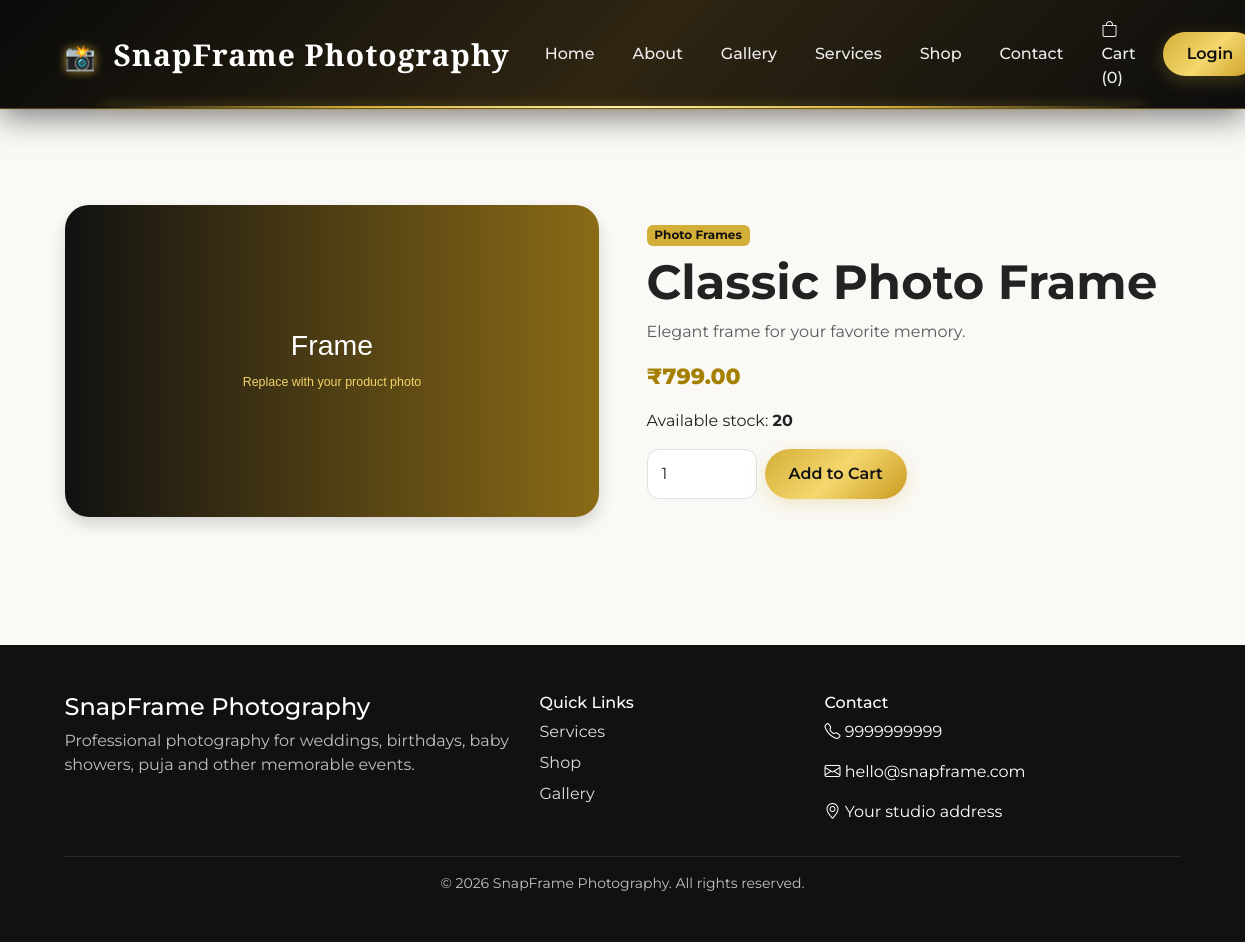
Screenshot of /product.php?id=1 with the database file from the repository.
### tables this page shows
CREATE TABLE IF NOT EXISTS shop_settings (
    id INT PRIMARY KEY,
    shop_name VARCHAR(150),
    photographer_name VARCHAR(150),
    description TEXT,
    phone VARCHAR(20),
    whatsapp VARCHAR(20),
    email VARCHAR(100),
    address TEXT,
    location VARCHAR(255),
    map_url VARCHAR(500),
    about_image VARCHAR(255),
    hero_image VARCHAR(255)
);

CREATE TABLE IF NOT EXISTS products (
    id INT AUTO_INCREMENT PRIMARY KEY,
    name VARCHAR(150) NOT NULL,
    description TEXT,
    price DECIMAL(10,2) NOT NULL DEFAULT 0,
    image VARCHAR(255) DEFAULT '',
    category VARCHAR(100) DEFAULT 'Photo Frames',
    stock INT DEFAULT 0,
    created_at TIMESTAMP DEFAULT CURRENT_TIMESTAMP
);

### config/functions.php (called while the page is built, shortened)
<?php
function e($value) {
    return htmlspecialchars((string)$value, ENT_QUOTES, 'UTF-8');
}
function user_logged_in() {
    return isset($_SESSION['user_id']);
}
function cart_count() {
    return isset($_SESSION['cart']) ? array_sum($_SESSION['cart']) : 0;
}
function get_shop($conn) {
    $result = $conn->query("SELECT * FROM shop_settings WHERE id=1 LIMIT 1");
    return $result ? $result->fetch_assoc() : [];
}
?>

### product.php (the view, shortened to what this page needs)
<?php
require_once "config/db.php";
require_once "config/functions.php";
$id=(int)($_GET['id'] ?? 0);
$stmt=$conn->prepare("SELECT * FROM products WHERE id=? LIMIT 1");
$stmt->bind_param("i",$id);
$stmt->execute();
$product=$stmt->get_result()->fetch_assoc();
require_once "includes/header.php";
require_once "includes/navbar.php";
?>
<section class="section mt-5 pt-5"><div class="container">
<div class="row g-5 align-items-center">
<div class="col-lg-6"><img src="assets/images/products/<?= e($product['image']) ?>" class="img-fluid rounded-xl shadow" alt="<?= e($product['name']) ?>"></div>
<div class="col-lg-6">
<span class="badge badge-gold"><?= e($product['category']) ?></span>
<h1 class="display-5 fw-bold mt-2"><?= e($product['name']) ?></h1>
<p class="text-muted"><?= nl2br(e($product['description'])) ?></p>
<div class="price mb-3">₹<?= number_format((float)$product['price'],2) ?></div>
<p>Available stock: <strong><?= (int)$product['stock'] ?></strong></p>
<?php if((int)$product['stock'] > 0): ?>
<form method="post" action="cart.php" class="d-flex gap-2">
<input type="number" name="quantity" value="1" min="1" max="<?= (int)$product['stock'] ?>" class="form-control" style="max-width:110px">
<button class="btn btn-gold px-4">Add to Cart</button>
</form>
<?php else: ?><div class="alert alert-secondary">Out of stock.</div><?php endif; ?>
</div></div></div></section>
<?php require_once "includes/footer.php"; ?>

### includes/navbar.php (shortened to what this page needs)
<?php $shop = $shop ?? get_shop($conn); ?>
<nav class="navbar navbar-expand-lg navbar-dark fixed-top glass-nav">
    <div class="container">
        <a class="navbar-brand fw-bold" href="index.php">
            <span class="brand-icon">📸</span>
            <?= e($shop['shop_name'] ?? 'SnapFrame') ?>
        </a>
        <div class="collapse navbar-collapse" id="mainNav">
            <ul class="navbar-nav ms-auto align-items-lg-center">
                <li class="nav-item"><a class="nav-link" href="index.php">Home</a></li>
                <li class="nav-item"><a class="nav-link" href="about.php">About</a></li>
                <li class="nav-item"><a class="nav-link" href="gallery.php">Gallery</a></li>
                <li class="nav-item"><a class="nav-link" href="services.php">Services</a></li>
                <li class="nav-item"><a class="nav-link" href="products.php">Shop</a></li>
                <li class="nav-item"><a class="nav-link" href="contact.php">Contact</a></li>
                <li class="nav-item"><a class="nav-link" href="cart.php"><i class="bi bi-bag"></i> Cart (<?= cart_count() ?>)</a></li>
                <?php if (user_logged_in()): ?>
                    <li class="nav-item dropdown">
                        <a class="nav-link dropdown-toggle" data-bs-toggle="dropdown" href="#">
                            <i class="bi bi-person-circle"></i> <?= e($_SESSION['user_name']) ?>
                        </a>
                        <ul class="dropdown-menu dropdown-menu-end">
                            <li><a class="dropdown-item" href="profile.php">My Profile</a></li>
                            <li><a class="dropdown-item" href="my_orders.php">My Orders</a></li>
                            <li><hr class="dropdown-divider"></li>
                            <li><a class="dropdown-item" href="logout.php">Logout</a></li>
                        </ul>
                    </li>
                <?php else: ?>
                    <li class="nav-item"><a class="btn btn-gold ms-lg-2" href="login.php">Login</a></li>
                <?php endif; ?>
            </ul>
        </div>
    </div>
</nav>

### includes/footer.php (shortened to what this page needs)
<footer class="site-footer mt-5">
    <div class="container py-5">
        <div class="row g-4">
            <div class="col-md-5">
                <h4><?= e($shop['shop_name'] ?? 'SnapFrame Photography') ?></h4>
                <p class="text-light opacity-75"><?= e($shop['description'] ?? 'We capture your beautiful moments forever.') ?></p>
            </div>
            <div class="col-md-3">
                <h6>Quick Links</h6>
                <a href="services.php">Services</a>
                <a href="products.php">Shop</a>
                <a href="gallery.php">Gallery</a>
            </div>
            <div class="col-md-4">
                <h6>Contact</h6>
                <p><i class="bi bi-telephone"></i> <?= e($shop['phone'] ?? '') ?></p>
                <p><i class="bi bi-envelope"></i> <?= e($shop['email'] ?? '') ?></p>
                <p><i class="bi bi-geo-alt"></i> <?= e($shop['address'] ?? '') ?></p>
            </div>
        </div>
        <hr class="border-secondary">
        <div class="text-center small opacity-75">© <?= date('Y') ?> <?= e($shop['shop_name'] ?? 'SnapFrame Photography') ?>. All rights reserved.</div>
    </div>
</footer>
</body>
</html>

### assets/css/style.css (style rules this page uses)
* { box-sizing:border-box }
body { font-family:Inter,Arial,sans-serif;background:#faf9f6;color:#222 }
a { text-decoration:none }
.glass-nav { background:rgba(10,10,10,.92);backdrop-filter:blur(10px) }
.navbar-brand { letter-spacing:.4px }
.brand-icon { margin-right:6px }
.navbar .nav-link { color:#eee!important;margin:0 4px }
.btn-gold { background:#d4af37;color:#111;border-radius:30px;padding:9px 20px;font-weight:700 }
.section { padding:80px 0 }
.price { font-size:22px;font-weight:800;color:#a57f00 }
.site-footer { background:#111;color:#fff }
.site-footer a { display:block;color:#ddd;margin:7px 0 }
.rounded-xl { border-radius:24px }
.form-control,.form-select { padding:12px 14px;border-radius:12px }
.badge-gold { background:#d4af37;color:#111 }
.glass-nav { background: linear-gradient( 90deg, rgba(0,0,0,0.95), rgba(35,25,10,0.90), rgba(0,0,0,0.95) ); backdrop-filter: blur(10px); }
.glass-nav { background: linear-gradient( 135deg, rgba(5,5,5,0.98), rgba(35,25,5,0.95), rgba(8,8,8,0.98) ); backdrop-filter: blur(18px); -webkit-backdrop-filter: blur(18px); border-bottom: 1px solid rgba(212,175,55,0.35); box-shadow: 0 8px 30px rgba(0,0,0,0.5), 0 1px 0 rgba(212,175,55,0.15); position: relative; z-index: 1000; }
.glass-nav::after { content: ""; position: absolute; bottom: 0; left: 8%; width: 84%; height: 2px; background: linear-gradient( 90deg, transparent, #d4af37, #fff2a8, #d4af37, transparent ); box-shadow: 0 0 12px rgba(212,175,55,0.7); }
.navbar-brand { color: white !important; font-size: 24px; font-weight: 800; letter-spacing: 0.5px; transition: 0.3s ease; }
.brand-icon { margin-right: 8px; font-size: 25px; filter: drop-shadow(0 0 5px rgba(212,175,55,0.8)); }
.navbar .nav-link { color: #eeeeee !important; font-size: 17px; font-weight: 500; margin: 0 5px; padding: 10px 14px !important; border-radius: 25px; position: relative; transition: all 0.3s ease; }
.navbar .nav-link::after { content: ""; position: absolute; left: 50%; bottom: 3px; width: 0; height: 2px; background: #d4af37; transform: translateX(-50%); transition: 0.3s ease; }
.btn-gold { background: linear-gradient( 135deg, #d4af37, #f5d76e, #c99b20 ); color: #111 !important; border: none; border-radius: 30px; padding: 10px 24px; font-weight: 800; box-shadow: 0 5px 18px rgba(212,175,55,0.25); transition: all 0.3s ease; }
body { font-family: 'Montserrat', sans-serif; background: #faf9f6; color: #222; }
.navbar-brand { font-family: 'Cormorant Garamond', serif !important; font-size: 30px !important; font-weight: 700 !important; letter-spacing: 1px; }
.navbar .nav-link { font-family: 'Montserrat', sans-serif; font-size: 16px; font-weight: 500; }
.btn { font-family: 'Montserrat', sans-serif; font-weight: 600; }

### rows the page displays
shop_settings: shop_name "SnapFrame Photography", description "Professional photography for weddings, birthdays, baby showers, puja and other memorable events.", phone "9999999999", email "hello@snapframe.com", address "Your studio address"
products: image (picture), category "Photo Frames", name "Classic Photo Frame", description "Elegant frame for your favorite memory.", price "799.00", stock "20"

### other values shown
cart_count() "0"
